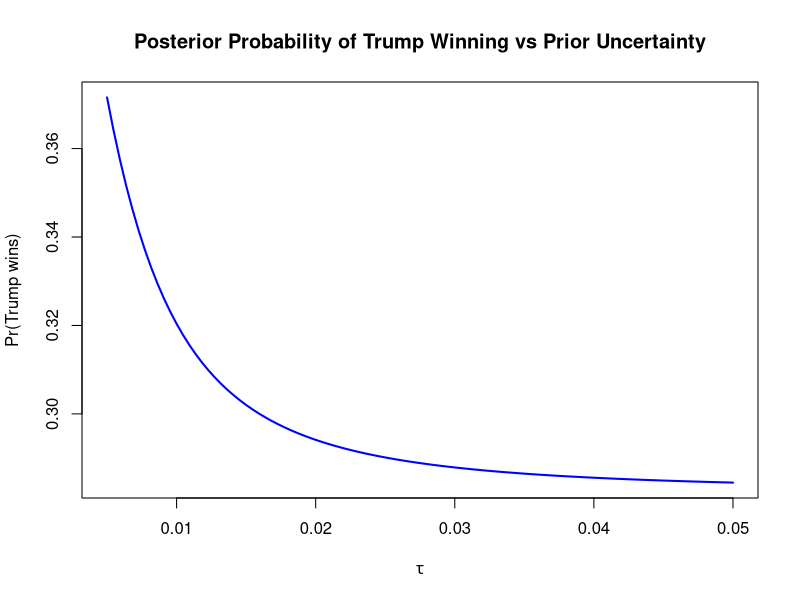

This figure's R source:
# Load the libraries and data
library(dplyr)
library(dslabs)
data(polls_us_election_2016)

# Filter Florida polls ending on or after 2016-11-04 and compute spread
polls <- polls_us_election_2016 %>% 
  filter(state == "Florida" & enddate >= "2016-11-04") %>% 
  mutate(spread = rawpoll_clinton / 100 - rawpoll_trump / 100)

# Compute average spread and standard error
results <- polls %>%
  summarize(
    avg = mean(spread),
    se = sd(spread) / sqrt(n())
  )

# Define prior parameters
mu <- 0
sigma <- results$se
Y <- results$avg
tau <- 0.01

# Calculate shrinkage factor B
B <- sigma^2 / (sigma^2 + tau^2)

# Calculate posterior expected value
exp_value <- B * mu + (1 - B) * Y

# Calculate posterior standard error
se <- sqrt(1 / (1 / sigma^2 + 1 / tau^2))

# Compute 95% credible interval
ci <- c(exp_value - qnorm(0.975) * se,
        exp_value + qnorm(0.975) * se)

# Compute probability that spread < 0 (Trump wins)
prob_trump_win <- pnorm(0, mean = exp_value, sd = se)

# Explore effect of different tau values
taus <- seq(0.005, 0.05, len = 100)

# Function to compute posterior Trump win probability by tau
p_calc <- function(tau) {
  B <- sigma^2 / (sigma^2 + tau^2)
  post_mean <- B * mu + (1 - B) * Y
  post_se <- sqrt(1 / (1 / sigma^2 + 1 / tau^2))
  pnorm(0, mean = post_mean, sd = post_se)
}

# Apply the function across taus
ps <- sapply(taus, p_calc)

# Plot posterior probability of Trump win vs tau
plot(taus, ps, type = "l", lwd = 2, col = "blue",
     xlab = expression(tau), ylab = "Pr(Trump wins)",
     main = "Posterior Probability of Trump Winning vs Prior Uncertainty")
